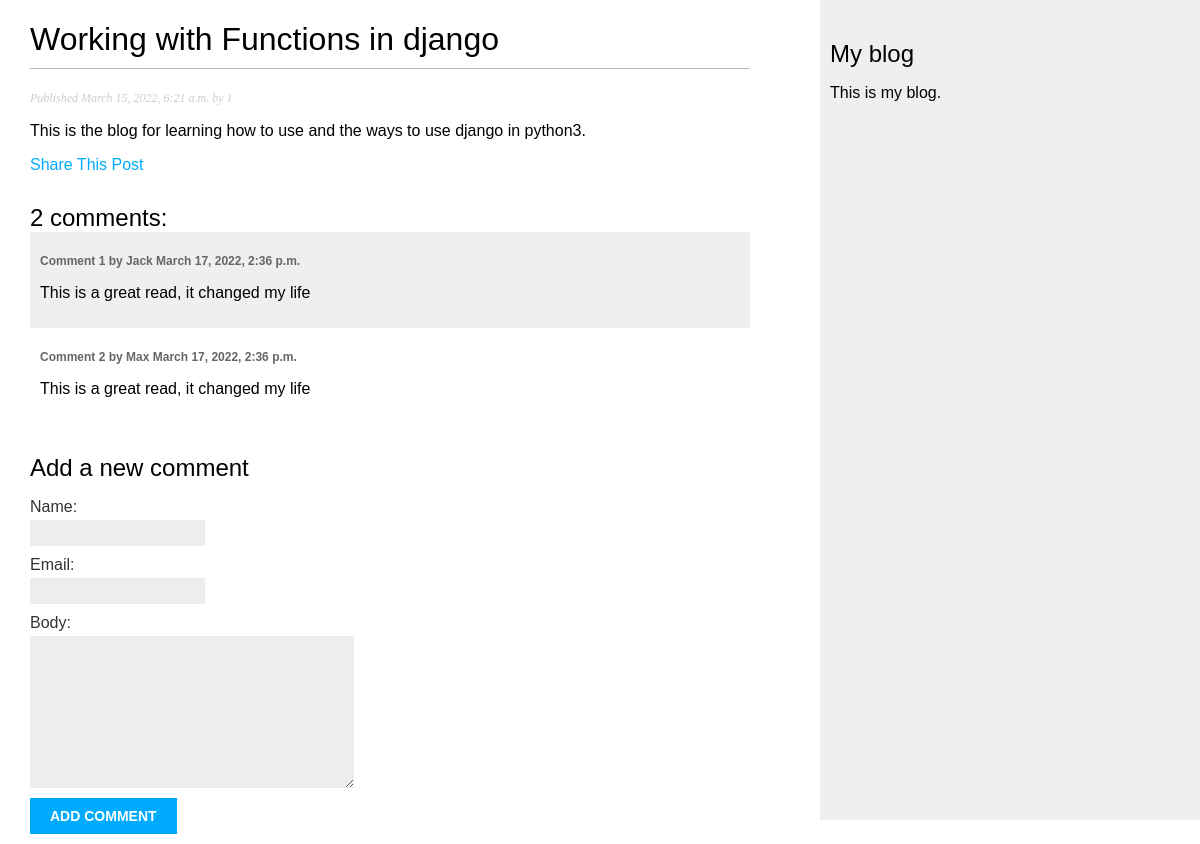
The page /2022/3/15/working-with-functions-in-django on the database its author committed.
### blog/models.py (models this page shows, shortened)
class Post(models.Model):
    STATUS_CHOICES = (
    ('draft','Draft'),
    ('published', 'Published')
    )
    title = models.CharField(max_length=250)
    slug = models.SlugField(max_length=250, unique_for_date='publish')
    author = models.CharField(max_length=40)
    author = models.CharField(max_length=50, null=True)
    body = models.TextField()
    publish = models.DateTimeField(default=timezone.now)
    created = models.DateTimeField(auto_now_add=True)
    updated = models.DateTimeField(auto_now=True)
    status = models.CharField(max_length=10, choices=STATUS_CHOICES, default='draft')
    objects = models.Manager()
    published = PublishedManager()
    class Meta:
        ordering = ('-publish',)

class Comment(models.Model):
    post = models.ForeignKey(Post, on_delete=models.CASCADE, related_name='comments')
    name = models.CharField(max_length=80)
    email = models.EmailField(default=None)
    body = models.TextField()
    created = models.DateTimeField(auto_now_add=True)
    updated = models.DateTimeField(auto_now=True)
    active = models.BooleanField(default=True)
    class Meta:
        ordering = ('created',)

### blog/views.py (the view)
# urls.py: path('<int:year>/<int:month>/<int:day>/<slug:slug>', views.post_detail, name='post_detail'),
def post_detail(request, year, month, day, slug):
    post = get_object_or_404(Post, slug=slug, status='published', publish__year=year, publish__month=month, publish__day=day)
    comments = post.comments.filter(active=True)
    new_comment = None
    if request.method == 'POST':
        comment_form = CommentForm(data=request.POST)
        if comment_form.is_valid():
            new_comment = comment_form.save(commit=False)
            new_comment.post = post
            new_comment.save()
    else:
        comment_form = CommentForm()
    return render (request, 'blog/post/detail.html', {'post':post,
      'comments':comments,
      'new_comment':new_comment,
      'comment_form':comment_form})

### blog/forms.py
class CommentForm(forms.ModelForm):
    class Meta:
        model = Comment
        fields = ('name', 'email', 'body')

### blog/templates/blog/post/detail.html (shortened to what this page needs)
{% extends "blog/base.html" %}
  {% block body %}
     <h1>{{ post.title }}</h1>
     <p class="date">
       Published {{ post.publish }} by {{ post.author }}
     </p>
     {{ post.body|linebreaks }}
     <p>
         <a href="{% url 'blog:post_share' post.id %}">
             Share This Post
         </a>
     </p>
     {% with comments.count as total_comments %}
     <h2>
       {{ total_comments }} comment{{ total_comments| pluralize }}:
     </h2>
     {% endwith %}
    {% for comment in comments %}
      <div class="comment">
        <p class="info">
          Comment {{ forloop.counter }} by {{ comment.name }}
          {{ comment.created }}
      </p>
        {{ comment.body|linebreaks }}
      </div>
       {% empty %}
      <p>There are no comments yet.</p>
    {% endfor %}
    {% if new_comment %}
      <h2>Your comment has been added.</h2>
    {% else %}
       <h2>Add a new comment</h2>
       <form method="post">
         {{ comment_form.as_p }}
         <p><input type="submit" value="Add comment"></p>
       </form>
    {% endif %}
  {% endblock body %}

### blog/static/css/blog.css (style rules this page uses)
body { margin:0; padding:0; font-family:helvetica, sans-serif; }
a { color:#00abff; text-decoration:none; }
h1 { font-weight:normal; border-bottom:1px solid #bbb; padding:0 0 10px 0; }
h2 { font-weight:normal; margin:30px 0 0; }
p.date { color:#ccc; font-family: georgia, serif; font-size: 12px; font-style: italic; }
label { float:left; clear:both; color:#333; margin-bottom:4px; }
input, textarea { clear:both; float:left; margin:0 0 10px; background:#ededed; border:0; padding:6px 10px; font-size:12px; }
input[type=submit] { font-weight:bold; background:#00abff; color:#fff; padding:10px 20px; font-size:14px; text-transform:uppercase; }
.comment { padding:10px; }
.comment:nth-child(even) { background:#efefef; }
.comment .info { font-weight:bold; font-size:12px; color:#666; }

### rows shown on the page
Post: title "Working with Functions in django", publish "March 15, 2022, 6:21 a.m.", author "1", body "This is the blog for learning how to use and the ways to use django in python3."
Comment: name "Jack", created "March 17, 2022, 2:36 p.m.", body "This is a great read, it changed my life"
Comment: name "Max", created "March 17, 2022, 2:36 p.m.", body "This is a great read, it changed my life"

### other values the page prints
{{ total_comments }} "2"
{{ total_comments| pluralize }} "s"
